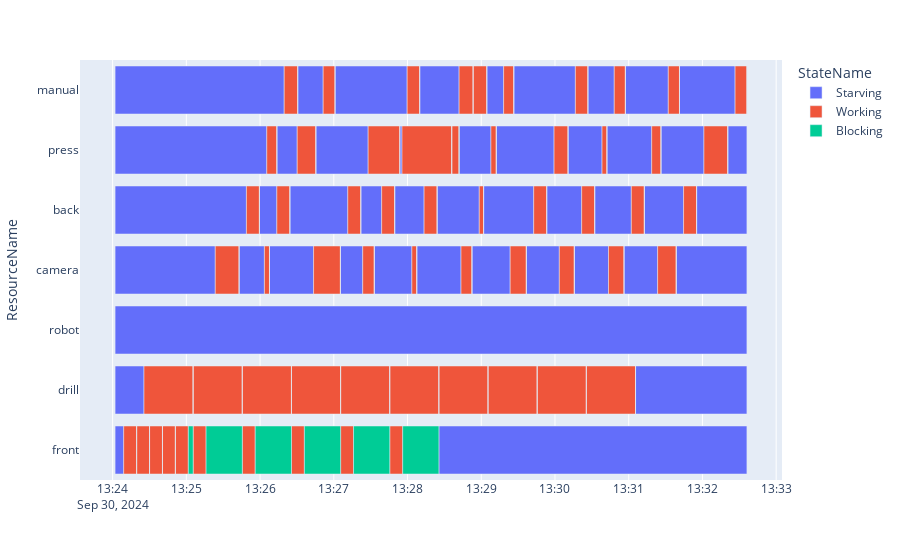

The code cell stored with this chart in its notebook:
### Code cell
import warnings
warnings.filterwarnings("ignore", category=pd.errors.SettingWithCopyWarning)
warnings.filterwarnings("ignore", category=RuntimeWarning, message="All-NaN slice encountered")
model_path = 'dqn_model.pth'
Entity.reset_id_counter()
if os.path.exists(model_path):
    os.remove(model_path)

s,b = batchCreate(0,numJobs=10,return_both=True) #b è la lista 
makespan=[]
lab=Lab(b,900)
# lab.gate.Store.items = [item['Entity'] for item in b] #
lab.gate.Store.items=copy.copy(s)
print(f"Items in store: {lab.gate.Store.items}")

lab.run(900)
df = pd.DataFrame(lab.env.state_log, columns=["Resource","ResourceName","State","StateName","Entity","?","timeIn","timeOut"])
df= df.loc[df.ResourceName.isin(["front","drill","robot","camera","back","press","manual"])]
mks=df.timeOut.max()-df.timeIn.min()
print(df.timeOut.max())
print(df.timeIn.min())
makespan.append(mks)
df.to_excel('mappafinale.xlsx')
fig = utils.createGantt(df)
fig.show()
